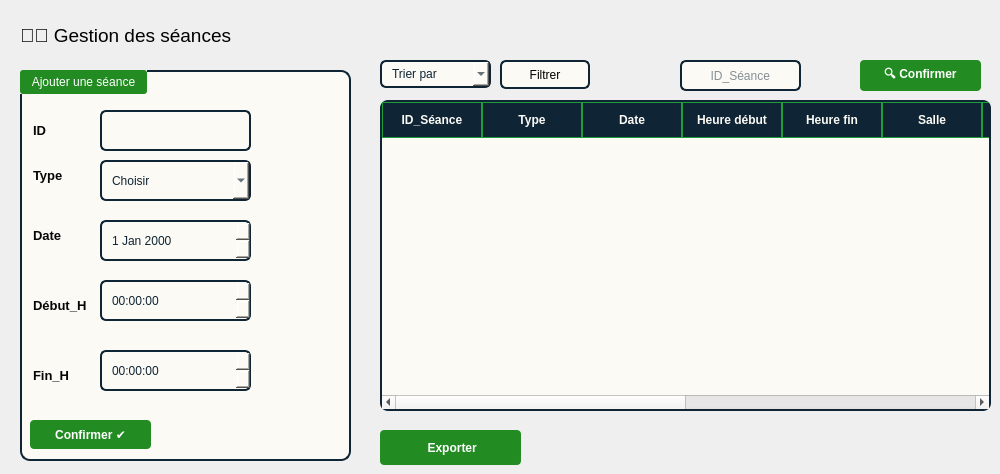
       <widget class="QWidget" name="tab_9">
        <attribute name="title">
         <string>Ajout</string>
        </attribute>
        <widget class="QGroupBox" name="groupBoxs">
         <property name="geometry">
          <rect>
           <x>20</x>
           <y>70</y>
           <width>331</width>
           <height>391</height>
          </rect>
         </property>
         <property name="styleSheet">
          <string notr="true">QLabel {
    font-weight: bold;

    padding: 6px 0px;
	color: rgb(0, 0, 0);
    font-size: 13px;
}

QLabel#titleLabel {
    font-size: 18px;
    color: #3498db;
    font-weight: bold;
    padding: 10px;
    background-color: rgba(236, 240, 241, 0.1);
    border-radius: 8px;
}
#groupBoxs {
    border: 2px solid #0F2434;
    border-radius: 10px;
    padding: 12px;
    background-color: #FBFAF5;
    box-shadow: 2px 2px 6px rgba(0,0,0,0.25);
}
#groupBoxs::title {
    subcontrol-origin: margin;
    subcontrol-position: top left;
    background-color: #228B22;
    color: white;
    padding: 5px 10px;
    border-radius: 3px;
}</string>
         </property>
         <property name="title">
          <string>Ajouter une séance</string>
         </property>
         <widget class="QLineEdit" name="ID_s">
          <property name="geometry">
           <rect>
            <x>80</x>
            <y>40</y>
            <width>151</width>
            <height>41</height>
           </rect>
          </property>
          <property name="styleSheet">
           <string notr="true">#ID_s {
    border: 2px solid #0F2434;
    border-radius: 6px;
    padding: 6px 10px;
    background-color: #FBFAF5;
    selection-background-color: #1D9E3A;
    selection-color: #FBFAF5;
}

#ID_s:focus {
    border: 2px solid #1D9E3A;
}</string>
          </property>
         </widget>
         <widget class="QLabel" name="label_24">
          <property name="geometry">
           <rect>
            <x>10</x>
            <y>40</y>
            <width>63</width>
            <height>41</height>
           </rect>
          </property>
          <property name="styleSheet">
           <string notr="true">color: rgb(6, 6, 6);</string>
          </property>
          <property name="text">
           <string>ID</string>
          </property>
         </widget>
         <widget class="QComboBox" name="type_s">
          <property name="geometry">
           <rect>
            <x>80</x>
            <y>90</y>
            <width>151</width>
            <height>41</height>
           </rect>
          </property>
          <property name="styleSheet">
           <string notr="true">#type_s {
    border: 2px solid #0F2434;
    border-radius: 6px;
    padding: 5px 10px;
    background-color: #FBFAF5;
    color: #0F2434;
}

#type_s QAbstractItemView {
    background-color: #FBFAF5;
    selection-background-color: #1D9E3A;
    selection-color: #FBFAF5;
}

#type_s:focus {
    border: 2px solid #1D9E3A;
}
</string>
          </property>
          <item>
           <property name="text">
            <string>Choisir</string>
           </property>
          </item>
          <item>
           <property name="text">
            <string>Conduite</string>
           </property>
          </item>
          <item>
           <property name="text">
            <string>Code</string>
           </property>
          </item>
         </widget>
         <widget class="QDateEdit" name="date_s">
          <property name="geometry">
           <rect>
            <x>80</x>
            <y>150</y>
            <width>151</width>
            <height>41</height>
           </rect>
          </property>
          <property name="styleSheet">
           <string notr="true">#date_s {
    border: 2px solid #0F2434;
    border-radius: 6px;
    padding: 4px 8px;
    background-color: #FBFAF5;
    color: #0F2434;
    selection-background-color: #1D9E3A;
    selection-color: #FBFAF5;
}

#date_s:focus {
    border: 2px solid #1D9E3A;
}

#date_s QAbstractItemView {
    background-color: #FBFAF5;
    selection-background-color: #1D9E3A;
    selection-color: #FBFAF5;
}
</string>
          </property>
         </widget>
         <widget class="QTimeEdit" name="deb_s">
          <property name="geometry">
           <rect>
            <x>80</x>
            <y>210</y>
            <width>151</width>
            <height>41</height>
           </rect>
          </property>
          <property name="styleSheet">
           <string notr="true">#deb_s {
    border: 2px solid #0F2434;
    border-radius: 6px;
    padding: 4px 8px;
    background-color: #FBFAF5;
    color: #0F2434;
    selection-background-color: #1D9E3A;
    selection-color: #FBFAF5;
}

#deb_s:focus {
    border: 2px solid #1D9E3A;
}

#deb_s QAbstractItemView {
    background-color: #FBFAF5;
    selection-background-color: #1D9E3A;
    selection-color: #FBFAF5;
}</string>
          </property>
         </widget>
         <widget class="QTimeEdit" name="fin_s">
          <property name="geometry">
           <rect>
            <x>80</x>
            <y>280</y>
            <width>151</width>
            <height>41</height>
           </rect>
          </property>
          <property name="styleSheet">
           <string notr="true">#fin_s {
    border: 2px solid #0F2434;
    border-radius: 6px;
    padding: 4px 8px;
    background-color: #FBFAF5;
    color: #0F2434;
    selection-background-color: #1D9E3A;
    selection-color: #FBFAF5;
}

#fin_s:focus {
    border: 2px solid #1D9E3A;
}

#fin_s QAbstractItemView {
    background-color: #FBFAF5;
    selection-background-color: #1D9E3A;
    selection-color: #FBFAF5;
}</string>
          </property>
         </widget>
         <widget class="QLabel" name="label_25">
          <property name="geometry">
           <rect>
            <x>10</x>
            <y>150</y>
            <width>63</width>
            <height>31</height>
           </rect>
          </property>
          <property name="styleSheet">
           <string notr="true">color: rgb(6, 6, 6);</string>
          </property>
          <property name="text">
           <string>Date</string>
          </property>
         </widget>
         <widget class="QLabel" name="label_26">
          <property name="geometry">
           <rect>
            <x>10</x>
            <y>220</y>
            <width>63</width>
            <height>31</height>
           </rect>
          </property>
          <property name="styleSheet">
           <string notr="true">color: rgb(6, 6, 6);</string>
          </property>
          <property name="text">
           <string>Début_H</string>
          </property>
         </widget>
         <widget class="QLabel" name="label_27">
          <property name="geometry">
           <rect>
            <x>10</x>
            <y>290</y>
            <width>63</width>
            <height>31</height>
           </rect>
          </property>
          <property name="styleSheet">
           <string notr="true">color: rgb(6, 6, 6);</string>
          </property>
          <property name="text">
           <string>Fin_H</string>
          </property>
         </widget>
         <widget class="QPushButton" name="confirm_ajout_s">
          <property name="geometry">
           <rect>
            <x>10</x>
            <y>350</y>
            <width>121</width>
            <height>29</height>
           </rect>
          </property>
          <property name="styleSheet">
           <string notr="true">QPushButton {
    background-color: #228B22;
    border: none;
    color: #FFFFFF;
    padding: 6px 12px;
    border-radius: 4px;
    font-weight: bold;
    transition: background-color 0.3s, transform 0.1s;
}

QPushButton:hover {
    background-color: #28a428;
    transform: scale(1.05);
}

QPushButton:pressed {
    background-color: #1c771c;
    transform: scale(0.98);
}</string>
          </property>
          <property name="text">
           <string>Confirmer ✔️</string>
          </property>
         </widget>
         <widget class="QLabel" name="label_28">
          <property name="geometry">
           <rect>
            <x>10</x>
            <y>90</y>
            <width>63</width>
            <height>31</height>
           </rect>
          </property>
          <property name="styleSheet">
           <string notr="true">color: rgb(6, 6, 6);</string>
          </property>
          <property name="text">
           <string>Type</string>
          </property>
         </widget>
        </widget>
        <widget class="QTableWidget" name="tab_s">
         <property name="geometry">
          <rect>
           <x>380</x>
           <y>100</y>
           <width>611</width>
           <height>311</height>
          </rect>
         </property>
         <property name="styleSheet">
          <string notr="true">/* Main table styling */
#tab_s {
    background-color: #FBFAF5;
    border-radius: 8px;
    border: 2px solid #0F2434;
    gridline-color: #0F2434;
    alternate-background-color: #E8E8E8;
}

/* Table header styling - make columns visible */
#tab_s QHeaderView::section {
    background-color: #0F2434;
    color: #FBFAF5;
    padding: 8px;
    border: 1px solid #1D9E3A;
    font-weight: bold;
    font-size: 12px;
}

/* Table items/cells styling */
#tab_s::item {
    border: 1px solid #0F2434;
    padding: 8px;
    color: #0F2434;
}

/* Make sure text is visible in cells */
#tab_s::item {
    color: #0F2434;
    background-color: #FBFAF5;
}

/* Alternate row coloring */
#tab_s::item:alternate {
    background-color: #F0F0F0;
}

/* Hover effect on rows */
#tab_s::item:hover {
    background-color: #E0E0E0;
    color: #0F2434;
}

/* Selected row styling */
#tab_s::item:selected {
    background-color: #0F2434;
    color: #FBFAF5;
}

/* Ensure the table view itself has proper borders */
#tab_s QTableView {
    gridline-color: #0F2434;
    border: 2px solid #0F2434;
}

/* Corner button styling */
#tab_s QTableCornerButton::section {
    background-color: #0F2434;
    border: 1px solid #0F2434;
}</string>
         </property>
         <attribute name="horizontalHeaderStretchLastSection">
          <bool>false</bool>
         </attribute>
         <column>
          <property name="text">
           <string>ID_Séance</string>
          </property>
         </column>
         <column>
          <property name="text">
           <string>Type</string>
          </property>
         </column>
         <column>
          <property name="text">
           <string>Date</string>
          </property>
         </column>
         <column>
          <property name="text">
           <string>Heure début</string>
          </property>
         </column>
         <column>
          <property name="text">
           <string>Heure fin</string>
          </property>
         </column>
         <column>
          <property name="text">
           <string>Salle</string>
          </property>
         </column>
         <column>
          <property name="text">
           <string>Long. départ</string>
          </property>
         </column>
         <column>
          <property name="text">
           <string>Lat. départ</string>
          </property>
         </column>
         <column>
          <property name="text">
           <string>Long. arrivée</string>
          </property>
         </column>
         <column>
          <property name="text">
           <string>Lat. arrivée</string>
          </property>
         </column>
         <column>
          <property name="text">
           <string>Actions</string>
          </property>
         </column>
         <column>
          <property name="text">
           <string>Statut</string>
          </property>
         </column>
        </widget>
        <widget class="QPushButton" name="confirm_s">
         <property name="geometry">
          <rect>
           <x>860</x>
           <y>60</y>
           <width>121</width>
           <height>31</height>
          </rect>
         </property>
         <property name="styleSheet">
          <string notr="true">QPushButton {
    background-color: #228B22;
    border: none;
    color: #FFFFFF;
    padding: 6px 12px;
    border-radius: 4px;
    font-weight: bold;
    transition: background-color 0.3s, transform 0.1s;
}

QPushButton:hover {
    background-color: #28a428;
    transform: scale(1.05);
}

QPushButton:pressed {
    background-color: #1c771c;
    transform: scale(0.98);
}</string>
         </property>
         <property name="text">
          <string>🔍 Confirmer</string>
         </property>
        </widget>
        <widget class="QPushButton" name="exp_s">
         <property name="geometry">
          <rect>
           <x>380</x>
           <y>430</y>
           <width>141</width>
           <height>35</height>
          </rect>
         </property>
         <property name="styleSheet">
          <string notr="true">QPushButton {
    background-color: #228B22;
    border: none;
    color: #FFFFFF;
    padding: 6px 12px;
    border-radius: 4px;
    font-weight: bold;
    transition: background-color 0.3s, transform 0.1s;
}

QPushButton:hover {
    background-color: #28a428;
    transform: scale(1.05);
}

QPushButton:pressed {
    background-color: #1c771c;
    transform: scale(0.98);
}</string>
         </property>
         <property name="text">
          <string> Exporter</string>
         </property>
         <property name="icon">
          <iconset>
           <normaloff>:/res2/img/excel.png</normaloff>:/res2/img/excel.png</iconset>
         </property>
        </widget>
        <widget class="QPushButton" name="filtre_s">
         <property name="geometry">
          <rect>
           <x>500</x>
           <y>60</y>
           <width>90</width>
           <height>29</height>
          </rect>
         </property>
         <property name="styleSheet">
          <string notr="true">#filtre_s {
    border: 2px solid #0F2434;
    border-radius: 6px;
    padding: 5px 10px;
    background-color: #FBFAF5;
	color: rgb(0, 0, 0);
}


#filtre_s QAbstractItemView {
    background-color: #FBFAF5;
    selection-background-color: #1D9E3A;
	selection-color: rgb(0, 0, 0);

}

#filtre_s:focus {
    border: 2px solid #1D9E3A;
}
</string>
         </property>
         <property name="text">
          <string>Filtrer</string>
         </property>
        </widget>
        <widget class="QComboBox" name="tri_s">
         <property name="geometry">
          <rect>
           <x>380</x>
           <y>60</y>
           <width>111</width>
           <height>28</height>
          </rect>
         </property>
         <property name="styleSheet">
          <string notr="true">#tri_s {
    border: 2px solid #0F2434;
    border-radius: 6px;
    padding: 5px 10px;
    background-color: #FBFAF5;
    color: #0F2434;
}

#tri_s QAbstractItemView {
    background-color: #FBFAF5;
    selection-background-color: #1D9E3A;
    selection-color: #FBFAF5;
}

#tri_s:focus {
    border: 2px solid #1D9E3A;
}
</string>
         </property>
         <item>
          <property name="text">
           <string>Trier par</string>
          </property>
         </item>
         <item>
          <property name="text">
           <string>Date</string>
          </property>
         </item>
         <item>
          <property name="text">
           <string>Type</string>
          </property>
         </item>
        </widget>
        <widget class="QLineEdit" name="recherche_s">
         <property name="geometry">
          <rect>
           <x>680</x>
           <y>60</y>
           <width>121</width>
           <height>31</height>
          </rect>
         </property>
         <property name="autoFillBackground">
          <bool>false</bool>
         </property>
         <property name="styleSheet">
          <string notr="true">#recherche_s {
    border: 2px solid #0F2434;
    border-radius: 6px;
    padding: 6px 10px;
    background-color: #FBFAF5;
    color: #0F2434;
    selection-background-color: #1D9E3A;
    selection-color: #FBFAF5;
}

#recherche_s:focus {
    border: 2px solid #1D9E3A;
}
</string>
         </property>
         <property name="placeholderText">
          <string>     ID_Séance</string>
         </property>
        </widget>
        <widget class="QLabel" name="label_29">
         <property name="geometry">
          <rect>
           <x>20</x>
           <y>20</y>
           <width>251</width>
           <height>31</height>
          </rect>
         </property>
         <property name="font">
          <font>
           <pointsize>14</pointsize>
          </font>
         </property>
         <property name="text">
          <string>🧑‍🏫 Gestion des séances</string>
         </property>
        </widget>
       </widget>
